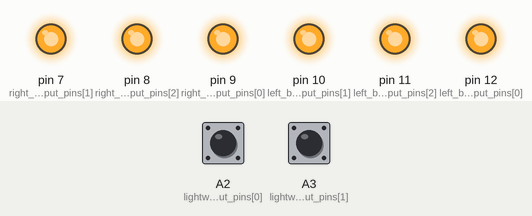
Recording of a sketch running on a simulated Arduino Uno, built with avr-gcc and run on an emulated ATmega328P. Shown: output pins drawn as LEDs (lit = HIGH). The inputs (shaded band) are chosen by the test bench; at power-on: A3 (lightwave_input_pins[1]) HIGH, A2 (lightwave_input_pins[0]) HIGH. EEPROM starts erased.

Above: at 1.2 s.
1.3 s: A3 (lightwave_input_pins[1]) pulled LOW for 0.15 s
At 1.7 s:
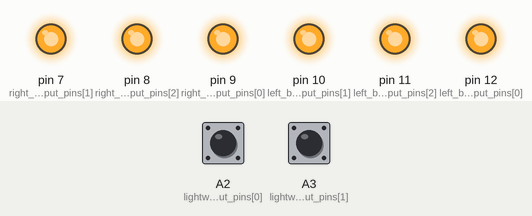
4.4 s: A2 (lightwave_input_pins[0]) pulled LOW for 3.2 s
At 6.6 s:
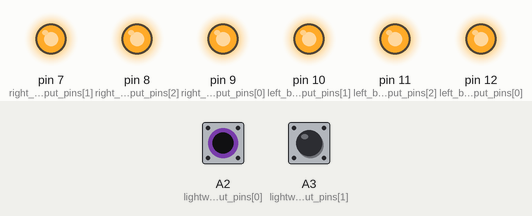
9.1 s: A3 (lightwave_input_pins[1]) pulled LOW for 3.2 s
At 11.6 s:
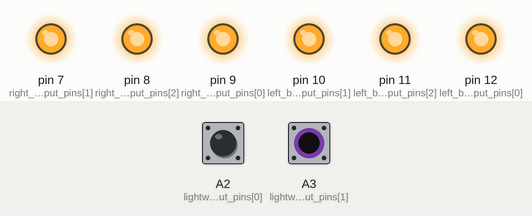
Timing chart, 0 to 17.6 s (numbered marks = the images above; inputs shaded):
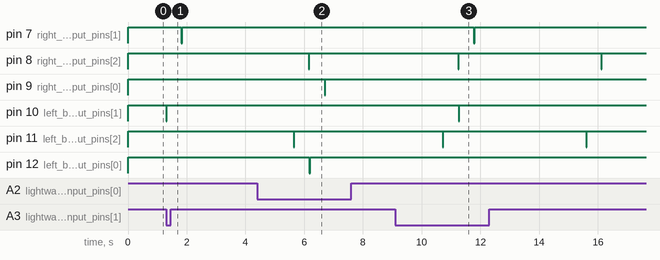

The sketch:

lightwaverfBlinds.ino
```cpp
//////////////////////////////////////////////////////////////////////////////////////////////////////////////////

#include <EEPROM.h>

/////////////////////////////////////////////////// Config //////////////////////////////////////////////////////

int             motion_time_open_ms                     = 4000;           // Time for blinds to open
int             motion_time_close_ms                    = 3800;           // Time for blinds to close
int             pulse_time_ms                           = 20;             // Pulse time for pressing buttons .

const int       left_blind_output_pins[]                = {12, 10, 11};
const int       right_blind_output_pins[]               = {9,  7,  8};

const int       lightwave_input_pins[]                  = {A2, A3};
int             lightwave_last_state;

typedef enum blind_control{
  CTRL_UP,
  CTRL_DOWN,
  CTRL_STOP
};

typedef enum machine_state {
  OPEN,
  CLOSED,
  UNDEFINED
};

typedef enum blind_reference {
  LEFT,
  RIGHT
};

typedef enum lightwave_control {
  LW_OPEN,
  LW_CLOSE,
  LW_STOP
};


machine_state STATE = UNDEFINED;

/////////////////////////////////////////////////// Setup //////////////////////////////////////////////////////

void setup() {

  for (int i = 0; i < 3; i++) {                            // OUTPUTS
    pinMode(left_blind_output_pins[i],        OUTPUT);     // Set blind output pins as output.
    pinMode(right_blind_output_pins[i],       OUTPUT);     // Set blind output pins as output.
    digitalWrite(left_blind_output_pins[i],   HIGH);       // Start with all controls turned off.
    digitalWrite(right_blind_output_pins[i],  HIGH);       // Start with all controls turned off.
  }

  for (int i = 0; i < 2; i++) {                            // INPUTS
    pinMode(lightwave_input_pins[i],          INPUT);      // Set lightwaverf input pins as input.
    digitalWrite(lightwave_input_pins[i],     HIGH);       // Enable pull-up resistor (Active = LOW).
  }

  int saved_state = EEPROM.read(0);                        // Read state from eeprom.
  if (saved_state > 0 and saved_state < 3) {
    STATE = machine_state(saved_state);
  } else {
    STATE = UNDEFINED;
  }

}


/////////////////////////////////////////////////// Main Loop //////////////////////////////////////////////////////


void loop () {

  poll_lightwave();

}


/////////////////////////////////////////////////// Functions //////////////////////////////////////////////////////


void send_blind_command(int command, int blind){
  if(blind == LEFT){
    digitalWrite(left_blind_output_pins[command],  LOW);        // Send control pulse.
    delay(pulse_time_ms);
    digitalWrite(left_blind_output_pins[command],  HIGH);
  }else if(blind == RIGHT){
    digitalWrite(right_blind_output_pins[command], LOW);        // Send control pulse.
    delay(pulse_time_ms);
    digitalWrite(right_blind_output_pins[command], HIGH);
  }
}

void open_blinds(){
  send_blind_command(CTRL_UP, LEFT);
  delay(500);
  send_blind_command(CTRL_UP, RIGHT);
  delay(motion_time_open_ms);
  send_blind_command(CTRL_STOP, LEFT);
  delay(500);
  send_blind_command(CTRL_STOP, RIGHT);
  STATE = OPEN;
  EEPROM.write(0, STATE);
}

void close_blinds(){
  send_blind_command(CTRL_DOWN, LEFT);
  delay(500);
  send_blind_command(CTRL_DOWN, RIGHT);
  delay(motion_time_close_ms);
  send_blind_command(CTRL_STOP, LEFT);
  delay(500);
  send_blind_command(CTRL_STOP, RIGHT);
  STATE = CLOSED;
  EEPROM.write(0, STATE);
}


void poll_lightwave(){
  if(digitalRead(lightwave_input_pins[LW_OPEN]) == LOW and lightwave_last_state != LW_OPEN){
    lightwave_last_state = LW_OPEN;
    if(STATE != OPEN){
      open_blinds();
    }
  }else if(digitalRead(lightwave_input_pins[LW_CLOSE]) == LOW and lightwave_last_state != LW_CLOSE){
    lightwave_last_state = LW_CLOSE;
    if(STATE != CLOSED){
      close_blinds();
    }
  }
}
```

Measured:
- after the input at 1.3 s, pin 7 (right_blind_output_pins[1]): HIGH → LOW after 0.52 s, → HIGH 0.02 s later; pin 10 (left_blind_output_pins[1]): HIGH → LOW at once, → HIGH 0.02 s later
- after the input at 4.4 s, pin 9 (right_blind_output_pins[0]): HIGH → LOW after 2.3 s, → HIGH 0.02 s later; pin 12 (left_blind_output_pins[0]): HIGH → LOW after 1.8 s, → HIGH 0.02 s later
- after the input at 9.1 s, pin 7 (right_blind_output_pins[1]): HIGH → LOW after 2.7 s, → HIGH 0.02 s later; pin 10 (left_blind_output_pins[1]): HIGH → LOW after 2.2 s, → HIGH 0.02 s later
- by itself, pin 8 (right_blind_output_pins[2]), pin 11 (left_blind_output_pins[2]): alternates HIGH for 4.9 s and LOW for 0.02 s
